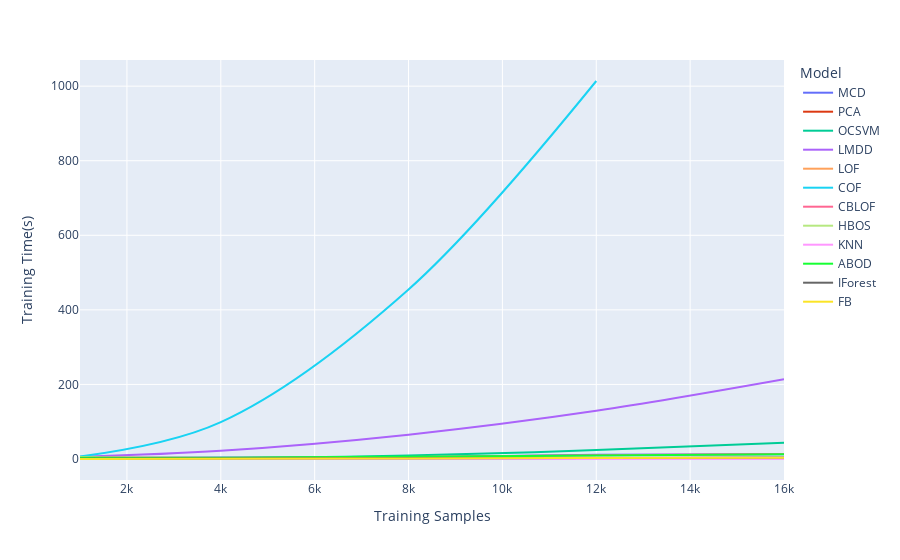
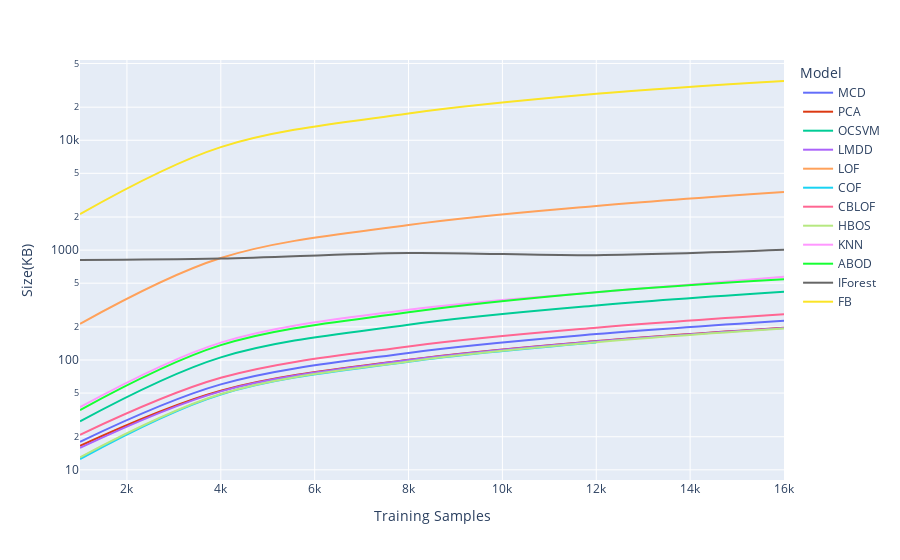
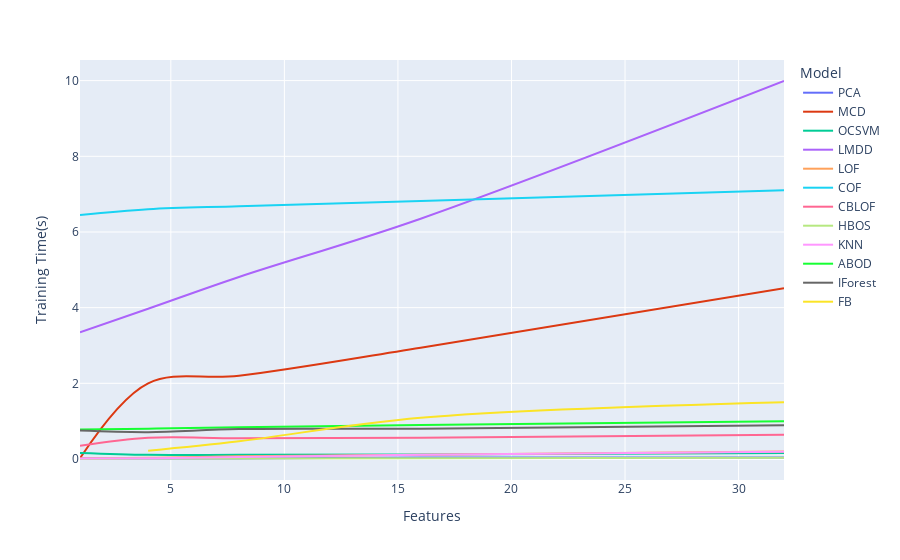
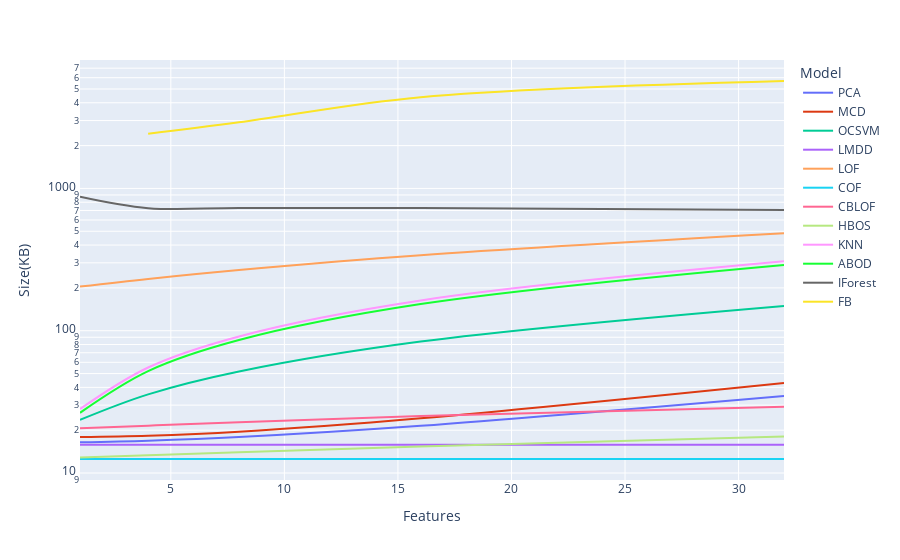

Write notebook code for charts like these, in order.
### Code cell
g= px.colors.qualitative.G10
p= px.colors.qualitative.Plotly
a= px.colors.qualitative.Alphabet
d= px.colors.qualitative.Dark2
colors= [p[0],g[1],p[2],p[3],p[4],p[5],p[6],p[7],p[8],a[6],d[7],a[24]]

fig1 = px.line(samples, x="Training Samples", y="Training Time(s)", color="Model", line_group="Model", hover_name="Model",
        line_shape="spline", render_mode="svg",color_discrete_sequence=colors, log_y=False)

fig2 = px.line(samples, x="Training Samples", y="Size(KB)", color="Model", line_group="Model", hover_name="Model",
        line_shape="spline", render_mode="svg",color_discrete_sequence=colors, log_y=True)

fig3 = px.line(features, x="Features", y="Training Time(s)", color="Model", line_group="Model", hover_name="Model",
        line_shape="spline", render_mode="svg",color_discrete_sequence=colors, log_y=False)

fig4 = px.line(features, x="Features", y="Size(KB)", color="Model", line_group="Model", hover_name="Model",
        line_shape="spline", render_mode="svg",color_discrete_sequence=colors, log_y=True)

# fig5 = px.line(samples, x="Training Samples", y="Inference Time(ms)", color="Model", line_group="Model", hover_name="Model",
#         line_shape="spline", render_mode="svg",color_discrete_sequence=colors, log_y=True)

# fig6 = px.line(features, x="Features", y="Inference Time(ms)", color="Model", line_group="Model", hover_name="Model",
#         line_shape="spline", render_mode="svg",color_discrete_sequence=colors, log_y=True)


fig1.show()
fig2.show()
fig3.show()
fig4.show()
# fig5.show()
# fig6.show()

### Figure 1 — Plotly figure (JSON) as saved in the notebook; plotly's stock layout.template omitted (floating-point values rounded to 4 significant figures)
{"data": [{"hovertemplate": "<b>%{hovertext}</b><br><br>Model=MCD<br>Training Samples=%{x}<br>Training Time(s)=%{y}<extra></extra>", "hovertext": ["MCD", "MCD", "MCD", "MCD", "MCD"], "legendgroup": "MCD", "line": {"color": "#636EFA", "dash": "solid", "shape": "spline"}, "mode": "lines", "name": "MCD", "orientation": "v", "showlegend": true, "type": "scatter", "x": [1000, 4000, 8000, 12000, 16000], "xaxis": "x", "y": [1.73, 3.96, 4.7, 11.09, 12.6], "yaxis": "y"}, {"hovertemplate": "<b>%{hovertext}</b><br><br>Model=PCA <br>Training Samples=%{x}<br>Training Time(s)=%{y}<extra></extra>", "hovertext": ["PCA ", "PCA ", "PCA ", "PCA ", "PCA "], "legendgroup": "PCA ", "line": {"color": "#DC3912", "dash": "solid", "shape": "spline"}, "mode": "lines", "name": "PCA ", "orientation": "v", "showlegend": true, "type": "scatter", "x": [1000, 4000, 8000, 12000, 16000], "xaxis": "x", "y": [0.01, 0.02, 0.02, 0.03, 0.04], "yaxis": "y"}, {"hovertemplate": "<b>%{hovertext}</b><br><br>Model=OCSVM <br>Training Samples=%{x}<br>Training Time(s)=%{y}<extra></extra>", "hovertext": ["OCSVM ", "OCSVM ", "OCSVM ", "OCSVM ", "OCSVM "], "legendgroup": "OCSVM ", "line": {"color": "#00CC96", "dash": "solid", "shape": "spline"}, "mode": "lines", "name": "OCSVM ", "orientation": "v", "showlegend": true, "type": "scatter", "x": [1000, 4000, 8000, 12000, 16000], "xaxis": "x", "y": [0.12, 2.13, 9.15, 23.89, 43.8], "yaxis": "y"}, {"hovertemplate": "<b>%{hovertext}</b><br><br>Model=LMDD<br>Training Samples=%{x}<br>Training Time(s)=%{y}<extra></extra>", "hovertext": ["LMDD", "LMDD", "LMDD", "LMDD", "LMDD"], "legendgroup": "LMDD", "line": {"color": "#AB63FA", "dash": "solid", "shape": "spline"}, "mode": "lines", "name": "LMDD", "orientation": "v", "showlegend": true, "type": "scatter", "x": [1000, 4000, 8000, 12000, 16000], "xaxis": "x", "y": [5.89, 22.09, 65.22, 129.2, 213.6], "yaxis": "y"}, {"hovertemplate": "<b>%{hovertext}</b><br><br>Model=LOF <br>Training Samples=%{x}<br>Training Time(s)=%{y}<extra></extra>", "hovertext": ["LOF ", "LOF ", "LOF ", "LOF ", "LOF "], "legendgroup": "LOF ", "line": {"color": "#FFA15A", "dash": "solid", "shape": "spline"}, "mode": "lines", "name": "LOF ", "orientation": "v", "showlegend": true, "type": "scatter", "x": [1000, 4000, 8000, 12000, 16000], "xaxis": "x", "y": [0.02, 0.07, 0.16, 0.26, 0.38], "yaxis": "y"}, {"hovertemplate": "<b>%{hovertext}</b><br><br>Model=COF<br>Training Samples=%{x}<br>Training Time(s)=%{y}<extra></extra>", "hovertext": ["COF", "COF", "COF", "COF"], "legendgroup": "COF", "line": {"color": "#19D3F3", "dash": "solid", "shape": "spline"}, "mode": "lines", "name": "COF", "orientation": "v", "showlegend": true, "type": "scatter", "x": [1000, 4000, 8000, 12000], "xaxis": "x", "y": [6.6, 98.95, 454.7, 1014.0], "yaxis": "y"}, {"hovertemplate": "<b>%{hovertext}</b><br><br>Model=CBLOF<br>Training Samples=%{x}<br>Training Time(s)=%{y}<extra></extra>", "hovertext": ["CBLOF", "CBLOF", "CBLOF", "CBLOF", "CBLOF"], "legendgroup": "CBLOF", "line": {"color": "#FF6692", "dash": "solid", "shape": "spline"}, "mode": "lines", "name": "CBLOF", "orientation": "v", "showlegend": true, "type": "scatter", "x": [1000, 4000, 8000, 12000, 16000], "xaxis": "x", "y": [4.56, 2.63, 5.38, 9.84, 13.35], "yaxis": "y"}, {"hovertemplate": "<b>%{hovertext}</b><br><br>Model=HBOS<br>Training Samples=%{x}<br>Training Time(s)=%{y}<extra></extra>", "hovertext": ["HBOS", "HBOS", "HBOS", "HBOS", "HBOS"], "legendgroup": "HBOS", "line": {"color": "#B6E880", "dash": "solid", "shape": "spline"}, "mode": "lines", "name": "HBOS", "orientation": "v", "showlegend": true, "type": "scatter", "x": [1000, 4000, 8000, 12000, 16000], "xaxis": "x", "y": [5.39, 0, 0.01, 0.01, 0.01], "yaxis": "y"}, {"hovertemplate": "<b>%{hovertext}</b><br><br>Model=KNN<br>Training Samples=%{x}<br>Training Time(s)=%{y}<extra></extra>", "hovertext": ["KNN", "KNN", "KNN", "KNN", "KNN"], "legendgroup": "KNN", "line": {"color": "#FF97FF", "dash": "solid", "shape": "spline"}, "mode": "lines", "name": "KNN", "orientation": "v", "showlegend": true, "type": "scatter", "x": [1000, 4000, 8000, 12000, 16000], "xaxis": "x", "y": [0.01, 0.03, 0.09, 0.14, 0.21], "yaxis": "y"}, {"hovertemplate": "<b>%{hovertext}</b><br><br>Model=ABOD<br>Training Samples=%{x}<br>Training Time(s)=%{y}<extra></extra>", "hovertext": ["ABOD", "ABOD", "ABOD", "ABOD", "ABOD"], "legendgroup": "ABOD", "line": {"color": "#16FF32", "dash": "solid", "shape": "spline"}, "mode": "lines", "name": "ABOD", "orientation": "v", "showlegend": true, "type": "scatter", "x": [1000, 4000, 8000, 12000, 16000], "xaxis": "x", "y": [3.58, 3.17, 6.35, 9.5, 12.65], "yaxis": "y"}, {"hovertemplate": "<b>%{hovertext}</b><br><br>Model=IForest<br>Training Samples=%{x}<br>Training Time(s)=%{y}<extra></extra>", "hovertext": ["IForest", "IForest", "IForest", "IForest", "IForest"], "legendgroup": "IForest", "line": {"color": "rgb(102,102,102)", "dash": "solid", "shape": "spline"}, "mode": "lines", "name": "IForest", "orientation": "v", "showlegend": true, "type": "scatter", "x": [1000, 4000, 8000, 12000, 16000], "xaxis": "x", "y": [0.76, 1.38, 2.19, 3, 3.82], "yaxis": "y"}, {"hovertemplate": "<b>%{hovertext}</b><br><br>Model=FB <br>Training Samples=%{x}<br>Training Time(s)=%{y}<extra></extra>", "hovertext": ["FB ", "FB ", "FB ", "FB ", "FB "], "legendgroup": "FB ", "line": {"color": "#FBE426", "dash": "solid", "shape": "spline"}, "mode": "lines", "name": "FB ", "orientation": "v", "showlegend": true, "type": "scatter", "x": [1000, 4000, 8000, 12000, 16000], "xaxis": "x", "y": [0.17, 0.69, 1.56, 2.61, 3.56], "yaxis": "y"}], "layout": {"legend": {"title": {"text": "Model"}, "tracegroupgap": 0}, "margin": {"t": 60}, "xaxis": {"anchor": "y", "domain": [0, 1], "title": {"text": "Training Samples"}}, "yaxis": {"anchor": "x", "domain": [0, 1], "title": {"text": "Training Time(s)"}}}}

### Figure 2 — Plotly figure (JSON) as saved in the notebook; plotly's stock layout.template omitted (floating-point values rounded to 4 significant figures)
{"data": [{"hovertemplate": "<b>%{hovertext}</b><br><br>Model=MCD<br>Training Samples=%{x}<br>Size(KB)=%{y}<extra></extra>", "hovertext": ["MCD", "MCD", "MCD", "MCD", "MCD"], "legendgroup": "MCD", "line": {"color": "#636EFA", "dash": "solid", "shape": "spline"}, "mode": "lines", "name": "MCD", "orientation": "v", "showlegend": true, "type": "scatter", "x": [1000, 4000, 8000, 12000, 16000], "xaxis": "x", "y": [18, 59.96, 116.0, 172.0, 228.0], "yaxis": "y"}, {"hovertemplate": "<b>%{hovertext}</b><br><br>Model=PCA <br>Training Samples=%{x}<br>Size(KB)=%{y}<extra></extra>", "hovertext": ["PCA ", "PCA ", "PCA ", "PCA ", "PCA "], "legendgroup": "PCA ", "line": {"color": "#DC3912", "dash": "solid", "shape": "spline"}, "mode": "lines", "name": "PCA ", "orientation": "v", "showlegend": true, "type": "scatter", "x": [1000, 4000, 8000, 12000, 16000], "xaxis": "x", "y": [16.54, 52.54, 100.5, 148.5, 196.5], "yaxis": "y"}, {"hovertemplate": "<b>%{hovertext}</b><br><br>Model=OCSVM <br>Training Samples=%{x}<br>Size(KB)=%{y}<extra></extra>", "hovertext": ["OCSVM ", "OCSVM ", "OCSVM ", "OCSVM ", "OCSVM "], "legendgroup": "OCSVM ", "line": {"color": "#00CC96", "dash": "solid", "shape": "spline"}, "mode": "lines", "name": "OCSVM ", "orientation": "v", "showlegend": true, "type": "scatter", "x": [1000, 4000, 8000, 12000, 16000], "xaxis": "x", "y": [27.63, 105.7, 209.6, 313.6, 417.6], "yaxis": "y"}, {"hovertemplate": "<b>%{hovertext}</b><br><br>Model=LMDD<br>Training Samples=%{x}<br>Size(KB)=%{y}<extra></extra>", "hovertext": ["LMDD", "LMDD", "LMDD", "LMDD", "LMDD"], "legendgroup": "LMDD", "line": {"color": "#AB63FA", "dash": "solid", "shape": "spline"}, "mode": "lines", "name": "LMDD", "orientation": "v", "showlegend": true, "type": "scatter", "x": [1000, 4000, 8000, 12000, 16000], "xaxis": "x", "y": [15.82, 51.82, 99.82, 147.8, 195.8], "yaxis": "y"}, {"hovertemplate": "<b>%{hovertext}</b><br><br>Model=LOF <br>Training Samples=%{x}<br>Size(KB)=%{y}<extra></extra>", "hovertext": ["LOF ", "LOF ", "LOF ", "LOF ", "LOF "], "legendgroup": "LOF ", "line": {"color": "#FFA15A", "dash": "solid", "shape": "spline"}, "mode": "lines", "name": "LOF ", "orientation": "v", "showlegend": true, "type": "scatter", "x": [1000, 4000, 8000, 12000, 16000], "xaxis": "x", "y": [213.3, 848.1, 1694.0, 2526.0, 3387.0], "yaxis": "y"}, {"hovertemplate": "<b>%{hovertext}</b><br><br>Model=COF<br>Training Samples=%{x}<br>Size(KB)=%{y}<extra></extra>", "hovertext": ["COF", "COF", "COF", "COF"], "legendgroup": "COF", "line": {"color": "#19D3F3", "dash": "solid", "shape": "spline"}, "mode": "lines", "name": "COF", "orientation": "v", "showlegend": true, "type": "scatter", "x": [1000, 4000, 8000, 12000], "xaxis": "x", "y": [12.55, 48.55, 96.55, 144.6], "yaxis": "y"}, {"hovertemplate": "<b>%{hovertext}</b><br><br>Model=CBLOF<br>Training Samples=%{x}<br>Size(KB)=%{y}<extra></extra>", "hovertext": ["CBLOF", "CBLOF", "CBLOF", "CBLOF", "CBLOF"], "legendgroup": "CBLOF", "line": {"color": "#FF6692", "dash": "solid", "shape": "spline"}, "mode": "lines", "name": "CBLOF", "orientation": "v", "showlegend": true, "type": "scatter", "x": [1000, 4000, 8000, 12000, 16000], "xaxis": "x", "y": [20.86, 68.88, 132.9, 196.9, 260.9], "yaxis": "y"}, {"hovertemplate": "<b>%{hovertext}</b><br><br>Model=HBOS<br>Training Samples=%{x}<br>Size(KB)=%{y}<extra></extra>", "hovertext": ["HBOS", "HBOS", "HBOS", "HBOS", "HBOS"], "legendgroup": "HBOS", "line": {"color": "#B6E880", "dash": "solid", "shape": "spline"}, "mode": "lines", "name": "HBOS", "orientation": "v", "showlegend": true, "type": "scatter", "x": [1000, 4000, 8000, 12000, 16000], "xaxis": "x", "y": [13.01, 49.01, 97.01, 145.0, 193.0], "yaxis": "y"}, {"hovertemplate": "<b>%{hovertext}</b><br><br>Model=KNN<br>Training Samples=%{x}<br>Size(KB)=%{y}<extra></extra>", "hovertext": ["KNN", "KNN", "KNN", "KNN", "KNN"], "legendgroup": "KNN", "line": {"color": "#FF97FF", "dash": "solid", "shape": "spline"}, "mode": "lines", "name": "KNN", "orientation": "v", "showlegend": true, "type": "scatter", "x": [1000, 4000, 8000, 12000, 16000], "xaxis": "x", "y": [37.17, 143.9, 286.3, 414.3, 570.9], "yaxis": "y"}, {"hovertemplate": "<b>%{hovertext}</b><br><br>Model=ABOD<br>Training Samples=%{x}<br>Size(KB)=%{y}<extra></extra>", "hovertext": ["ABOD", "ABOD", "ABOD", "ABOD", "ABOD"], "legendgroup": "ABOD", "line": {"color": "#16FF32", "dash": "solid", "shape": "spline"}, "mode": "lines", "name": "ABOD", "orientation": "v", "showlegend": true, "type": "scatter", "x": [1000, 4000, 8000, 12000, 16000], "xaxis": "x", "y": [34.99, 136.4, 271.5, 413.9, 541.9], "yaxis": "y"}, {"hovertemplate": "<b>%{hovertext}</b><br><br>Model=IForest<br>Training Samples=%{x}<br>Size(KB)=%{y}<extra></extra>", "hovertext": ["IForest", "IForest", "IForest", "IForest", "IForest"], "legendgroup": "IForest", "line": {"color": "rgb(102,102,102)", "dash": "solid", "shape": "spline"}, "mode": "lines", "name": "IForest", "orientation": "v", "showlegend": true, "type": "scatter", "x": [1000, 4000, 8000, 12000, 16000], "xaxis": "x", "y": [813.7, 837.2, 942.5, 899.5, 1005.0], "yaxis": "y"}, {"hovertemplate": "<b>%{hovertext}</b><br><br>Model=FB <br>Training Samples=%{x}<br>Size(KB)=%{y}<extra></extra>", "hovertext": ["FB ", "FB ", "FB ", "FB ", "FB "], "legendgroup": "FB ", "line": {"color": "#FBE426", "dash": "solid", "shape": "spline"}, "mode": "lines", "name": "FB ", "orientation": "v", "showlegend": true, "type": "scatter", "x": [1000, 4000, 8000, 12000, 16000], "xaxis": "x", "y": [2127.0, 8666.0, 17520.0, 26440.0, 34620.0], "yaxis": "y"}], "layout": {"legend": {"title": {"text": "Model"}, "tracegroupgap": 0}, "margin": {"t": 60}, "xaxis": {"anchor": "y", "domain": [0, 1], "title": {"text": "Training Samples"}}, "yaxis": {"anchor": "x", "domain": [0, 1], "title": {"text": "Size(KB)"}, "type": "log"}}}

### Figure 3 — Plotly figure (JSON) as saved in the notebook; plotly's stock layout.template omitted (floating-point values rounded to 4 significant figures)
{"data": [{"hovertemplate": "<b>%{hovertext}</b><br><br>Model=PCA <br>Features=%{x}<br>Training Time(s)=%{y}<extra></extra>", "hovertext": ["PCA ", "PCA ", "PCA ", "PCA ", "PCA "], "legendgroup": "PCA ", "line": {"color": "#636EFA", "dash": "solid", "shape": "spline"}, "mode": "lines", "name": "PCA ", "orientation": "h", "showlegend": true, "type": "scatter", "x": [1, 4, 8, 16, 32], "xaxis": "x", "y": ["0.01", "0.01", "0.01", "0.04", "0.04"], "yaxis": "y"}, {"hovertemplate": "<b>%{hovertext}</b><br><br>Model=MCD<br>Features=%{x}<br>Training Time(s)=%{y}<extra></extra>", "hovertext": ["MCD", "MCD", "MCD", "MCD", "MCD"], "legendgroup": "MCD", "line": {"color": "#DC3912", "dash": "solid", "shape": "spline"}, "mode": "lines", "name": "MCD", "orientation": "h", "showlegend": true, "type": "scatter", "x": [1, 4, 8, 16, 32], "xaxis": "x", "y": ["0.02", "2", "2.2", "2.94", "4.51"], "yaxis": "y"}, {"hovertemplate": "<b>%{hovertext}</b><br><br>Model=OCSVM <br>Features=%{x}<br>Training Time(s)=%{y}<extra></extra>", "hovertext": ["OCSVM ", "OCSVM ", "OCSVM ", "OCSVM ", "OCSVM "], "legendgroup": "OCSVM ", "line": {"color": "#00CC96", "dash": "solid", "shape": "spline"}, "mode": "lines", "name": "OCSVM ", "orientation": "h", "showlegend": true, "type": "scatter", "x": [1, 4, 8, 16, 32], "xaxis": "x", "y": ["0.16", "0.11", "0.11", "0.12", "0.16"], "yaxis": "y"}, {"hovertemplate": "<b>%{hovertext}</b><br><br>Model=LMDD<br>Features=%{x}<br>Training Time(s)=%{y}<extra></extra>", "hovertext": ["LMDD", "LMDD", "LMDD", "LMDD", "LMDD"], "legendgroup": "LMDD", "line": {"color": "#AB63FA", "dash": "solid", "shape": "spline"}, "mode": "lines", "name": "LMDD", "orientation": "h", "showlegend": true, "type": "scatter", "x": [1, 4, 8, 16, 32], "xaxis": "x", "y": ["3.35", "3.97", "4.81", "6.35", "9.99"], "yaxis": "y"}, {"hovertemplate": "<b>%{hovertext}</b><br><br>Model=LOF <br>Features=%{x}<br>Training Time(s)=%{y}<extra></extra>", "hovertext": ["LOF ", "LOF ", "LOF ", "LOF ", "LOF "], "legendgroup": "LOF ", "line": {"color": "#FFA15A", "dash": "solid", "shape": "spline"}, "mode": "lines", "name": "LOF ", "orientation": "h", "showlegend": true, "type": "scatter", "x": [1, 4, 8, 16, 32], "xaxis": "x", "y": ["0.01", "0.03", "0.07", "0.11", "0.2"], "yaxis": "y"}, {"hovertemplate": "<b>%{hovertext}</b><br><br>Model=COF<br>Features=%{x}<br>Training Time(s)=%{y}<extra></extra>", "hovertext": ["COF", "COF", "COF", "COF", "COF"], "legendgroup": "COF", "line": {"color": "#19D3F3", "dash": "solid", "shape": "spline"}, "mode": "lines", "name": "COF", "orientation": "h", "showlegend": true, "type": "scatter", "x": [1, 4, 8, 16, 32], "xaxis": "x", "y": ["6.45", "6.6", "6.68", "6.82", "7.1"], "yaxis": "y"}, {"hovertemplate": "<b>%{hovertext}</b><br><br>Model=CBLOF<br>Features=%{x}<br>Training Time(s)=%{y}<extra></extra>", "hovertext": ["CBLOF", "CBLOF", "CBLOF", "CBLOF", "CBLOF"], "legendgroup": "CBLOF", "line": {"color": "#FF6692", "dash": "solid", "shape": "spline"}, "mode": "lines", "name": "CBLOF", "orientation": "h", "showlegend": true, "type": "scatter", "x": [1, 4, 8, 16, 32], "xaxis": "x", "y": ["0.35", "0.56", "0.55", "0.56", "0.64"], "yaxis": "y"}, {"hovertemplate": "<b>%{hovertext}</b><br><br>Model=HBOS<br>Features=%{x}<br>Training Time(s)=%{y}<extra></extra>", "hovertext": ["HBOS", "HBOS", "HBOS", "HBOS", "HBOS"], "legendgroup": "HBOS", "line": {"color": "#B6E880", "dash": "solid", "shape": "spline"}, "mode": "lines", "name": "HBOS", "orientation": "h", "showlegend": true, "type": "scatter", "x": [1, 4, 8, 16, 32], "xaxis": "x", "y": ["0", "0.01", "0.01", "0.02", "0.03"], "yaxis": "y"}, {"hovertemplate": "<b>%{hovertext}</b><br><br>Model=KNN<br>Features=%{x}<br>Training Time(s)=%{y}<extra></extra>", "hovertext": ["KNN", "KNN", "KNN", "KNN", "KNN"], "legendgroup": "KNN", "line": {"color": "#FF97FF", "dash": "solid", "shape": "spline"}, "mode": "lines", "name": "KNN", "orientation": "h", "showlegend": true, "type": "scatter", "x": [1, 4, 8, 16, 32], "xaxis": "x", "y": ["0.01", "0.02", "0.05", "0.11", "0.19"], "yaxis": "y"}, {"hovertemplate": "<b>%{hovertext}</b><br><br>Model=ABOD<br>Features=%{x}<br>Training Time(s)=%{y}<extra></extra>", "hovertext": ["ABOD", "ABOD", "ABOD", "ABOD", "ABOD"], "legendgroup": "ABOD", "line": {"color": "#16FF32", "dash": "solid", "shape": "spline"}, "mode": "lines", "name": "ABOD", "orientation": "h", "showlegend": true, "type": "scatter", "x": [1, 4, 8, 16, 32], "xaxis": "x", "y": ["0.78", "0.8", "0.84", "0.9", "1"], "yaxis": "y"}, {"hovertemplate": "<b>%{hovertext}</b><br><br>Model=IForest<br>Features=%{x}<br>Training Time(s)=%{y}<extra></extra>", "hovertext": ["IForest", "IForest", "IForest", "IForest", "IForest"], "legendgroup": "IForest", "line": {"color": "rgb(102,102,102)", "dash": "solid", "shape": "spline"}, "mode": "lines", "name": "IForest", "orientation": "h", "showlegend": true, "type": "scatter", "x": [1, 4, 8, 16, 32], "xaxis": "x", "y": ["0.75", "0.71", "0.79", "0.8", "0.89"], "yaxis": "y"}, {"hovertemplate": "<b>%{hovertext}</b><br><br>Model=FB <br>Features=%{x}<br>Training Time(s)=%{y}<extra></extra>", "hovertext": ["FB ", "FB ", "FB ", "FB ", "FB "], "legendgroup": "FB ", "line": {"color": "#FBE426", "dash": "solid", "shape": "spline"}, "mode": "lines", "name": "FB ", "orientation": "h", "showlegend": true, "type": "scatter", "x": [1, 4, 8, 16, 32], "xaxis": "x", "y": ["-", "0.22", "0.47", "1.09", "1.5"], "yaxis": "y"}], "layout": {"legend": {"title": {"text": "Model"}, "tracegroupgap": 0}, "margin": {"t": 60}, "xaxis": {"anchor": "y", "domain": [0, 1], "title": {"text": "Features"}}, "yaxis": {"anchor": "x", "domain": [0, 1], "title": {"text": "Training Time(s)"}}}}

### Figure 4 — Plotly figure (JSON) as saved in the notebook; plotly's stock layout.template omitted (floating-point values rounded to 4 significant figures)
{"data": [{"hovertemplate": "<b>%{hovertext}</b><br><br>Model=PCA <br>Features=%{x}<br>Size(KB)=%{y}<extra></extra>", "hovertext": ["PCA ", "PCA ", "PCA ", "PCA ", "PCA "], "legendgroup": "PCA ", "line": {"color": "#636EFA", "dash": "solid", "shape": "spline"}, "mode": "lines", "name": "PCA ", "orientation": "h", "showlegend": true, "type": "scatter", "x": [1, 4, 8, 16, 32], "xaxis": "x", "y": ["16.43", "16.86", "17.89", "21.47", "34.81"], "yaxis": "y"}, {"hovertemplate": "<b>%{hovertext}</b><br><br>Model=MCD<br>Features=%{x}<br>Size(KB)=%{y}<extra></extra>", "hovertext": ["MCD", "MCD", "MCD", "MCD", "MCD"], "legendgroup": "MCD", "line": {"color": "#DC3912", "dash": "solid", "shape": "spline"}, "mode": "lines", "name": "MCD", "orientation": "h", "showlegend": true, "type": "scatter", "x": [1, 4, 8, 16, 32], "xaxis": "x", "y": ["17.90", "18.28", "19.5", "24.24", "42.94"], "yaxis": "y"}, {"hovertemplate": "<b>%{hovertext}</b><br><br>Model=OCSVM <br>Features=%{x}<br>Size(KB)=%{y}<extra></extra>", "hovertext": ["OCSVM ", "OCSVM ", "OCSVM ", "OCSVM ", "OCSVM "], "legendgroup": "OCSVM ", "line": {"color": "#00CC96", "dash": "solid", "shape": "spline"}, "mode": "lines", "name": "OCSVM ", "orientation": "h", "showlegend": true, "type": "scatter", "x": [1, 4, 8, 16, 32], "xaxis": "x", "y": ["23.63", "35.69", "51.68", "83.89", "149.21"], "yaxis": "y"}, {"hovertemplate": "<b>%{hovertext}</b><br><br>Model=LMDD<br>Features=%{x}<br>Size(KB)=%{y}<extra></extra>", "hovertext": ["LMDD", "LMDD", "LMDD", "LMDD", "LMDD"], "legendgroup": "LMDD", "line": {"color": "#AB63FA", "dash": "solid", "shape": "spline"}, "mode": "lines", "name": "LMDD", "orientation": "h", "showlegend": true, "type": "scatter", "x": [1, 4, 8, 16, 32], "xaxis": "x", "y": ["15.82", "15.82", "15.82", "15.82", "15.82"], "yaxis": "y"}, {"hovertemplate": "<b>%{hovertext}</b><br><br>Model=LOF <br>Features=%{x}<br>Size(KB)=%{y}<extra></extra>", "hovertext": ["LOF ", "LOF ", "LOF ", "LOF ", "LOF "], "legendgroup": "LOF ", "line": {"color": "#FFA15A", "dash": "solid", "shape": "spline"}, "mode": "lines", "name": "LOF ", "orientation": "h", "showlegend": true, "type": "scatter", "x": [1, 4, 8, 16, 32], "xaxis": "x", "y": ["204.34", "231.37", "267.4", "339.46", "483.59"], "yaxis": "y"}, {"hovertemplate": "<b>%{hovertext}</b><br><br>Model=COF<br>Features=%{x}<br>Size(KB)=%{y}<extra></extra>", "hovertext": ["COF", "COF", "COF", "COF", "COF"], "legendgroup": "COF", "line": {"color": "#19D3F3", "dash": "solid", "shape": "spline"}, "mode": "lines", "name": "COF", "orientation": "h", "showlegend": true, "type": "scatter", "x": [1, 4, 8, 16, 32], "xaxis": "x", "y": ["12.55", "12.55", "12.55", "12.55", "12.55"], "yaxis": "y"}, {"hovertemplate": "<b>%{hovertext}</b><br><br>Model=CBLOF<br>Features=%{x}<br>Size(KB)=%{y}<extra></extra>", "hovertext": ["CBLOF", "CBLOF", "CBLOF", "CBLOF", "CBLOF"], "legendgroup": "CBLOF", "line": {"color": "#FF6692", "dash": "solid", "shape": "spline"}, "mode": "lines", "name": "CBLOF", "orientation": "h", "showlegend": true, "type": "scatter", "x": [1, 4, 8, 16, 32], "xaxis": "x", "y": ["20.62", "21.52", "22.74", "25.17", "29.26"], "yaxis": "y"}, {"hovertemplate": "<b>%{hovertext}</b><br><br>Model=HBOS<br>Features=%{x}<br>Size(KB)=%{y}<extra></extra>", "hovertext": ["HBOS", "HBOS", "HBOS", "HBOS", "HBOS"], "legendgroup": "HBOS", "line": {"color": "#B6E880", "dash": "solid", "shape": "spline"}, "mode": "lines", "name": "HBOS", "orientation": "h", "showlegend": true, "type": "scatter", "x": [1, 4, 8, 16, 32], "xaxis": "x", "y": ["12.84", "13.35", "14.02", "15.37", "18.05"], "yaxis": "y"}, {"hovertemplate": "<b>%{hovertext}</b><br><br>Model=KNN<br>Features=%{x}<br>Size(KB)=%{y}<extra></extra>", "hovertext": ["KNN", "KNN", "KNN", "KNN", "KNN"], "legendgroup": "KNN", "line": {"color": "#FF97FF", "dash": "solid", "shape": "spline"}, "mode": "lines", "name": "KNN", "orientation": "h", "showlegend": true, "type": "scatter", "x": [1, 4, 8, 16, 32], "xaxis": "x", "y": ["28.16", "55.19", "91.22", "163.28", "307.41"], "yaxis": "y"}, {"hovertemplate": "<b>%{hovertext}</b><br><br>Model=ABOD<br>Features=%{x}<br>Size(KB)=%{y}<extra></extra>", "hovertext": ["ABOD", "ABOD", "ABOD", "ABOD", "ABOD"], "legendgroup": "ABOD", "line": {"color": "#16FF32", "dash": "solid", "shape": "spline"}, "mode": "lines", "name": "ABOD", "orientation": "h", "showlegend": true, "type": "scatter", "x": [1, 4, 8, 16, 32], "xaxis": "x", "y": ["26.5", "51.99", "85.97", "153.94", "289.87"], "yaxis": "y"}, {"hovertemplate": "<b>%{hovertext}</b><br><br>Model=IForest<br>Features=%{x}<br>Size(KB)=%{y}<extra></extra>", "hovertext": ["IForest", "IForest", "IForest", "IForest", "IForest"], "legendgroup": "IForest", "line": {"color": "rgb(102,102,102)", "dash": "solid", "shape": "spline"}, "mode": "lines", "name": "IForest", "orientation": "h", "showlegend": true, "type": "scatter", "x": [1, 4, 8, 16, 32], "xaxis": "x", "y": ["874.99", "727.12", "728.6", "727.55", "705.39"], "yaxis": "y"}, {"hovertemplate": "<b>%{hovertext}</b><br><br>Model=FB <br>Features=%{x}<br>Size(KB)=%{y}<extra></extra>", "hovertext": ["FB ", "FB ", "FB ", "FB ", "FB "], "legendgroup": "FB ", "line": {"color": "#FBE426", "dash": "solid", "shape": "spline"}, "mode": "lines", "name": "FB ", "orientation": "h", "showlegend": true, "type": "scatter", "x": [1, 4, 8, 16, 32], "xaxis": "x", "y": ["-", "2421.92", "2915.27", "4378.3", "5688.23"], "yaxis": "y"}], "layout": {"legend": {"title": {"text": "Model"}, "tracegroupgap": 0}, "margin": {"t": 60}, "xaxis": {"anchor": "y", "domain": [0, 1], "title": {"text": "Features"}}, "yaxis": {"anchor": "x", "domain": [0, 1], "title": {"text": "Size(KB)"}, "type": "log"}}}
